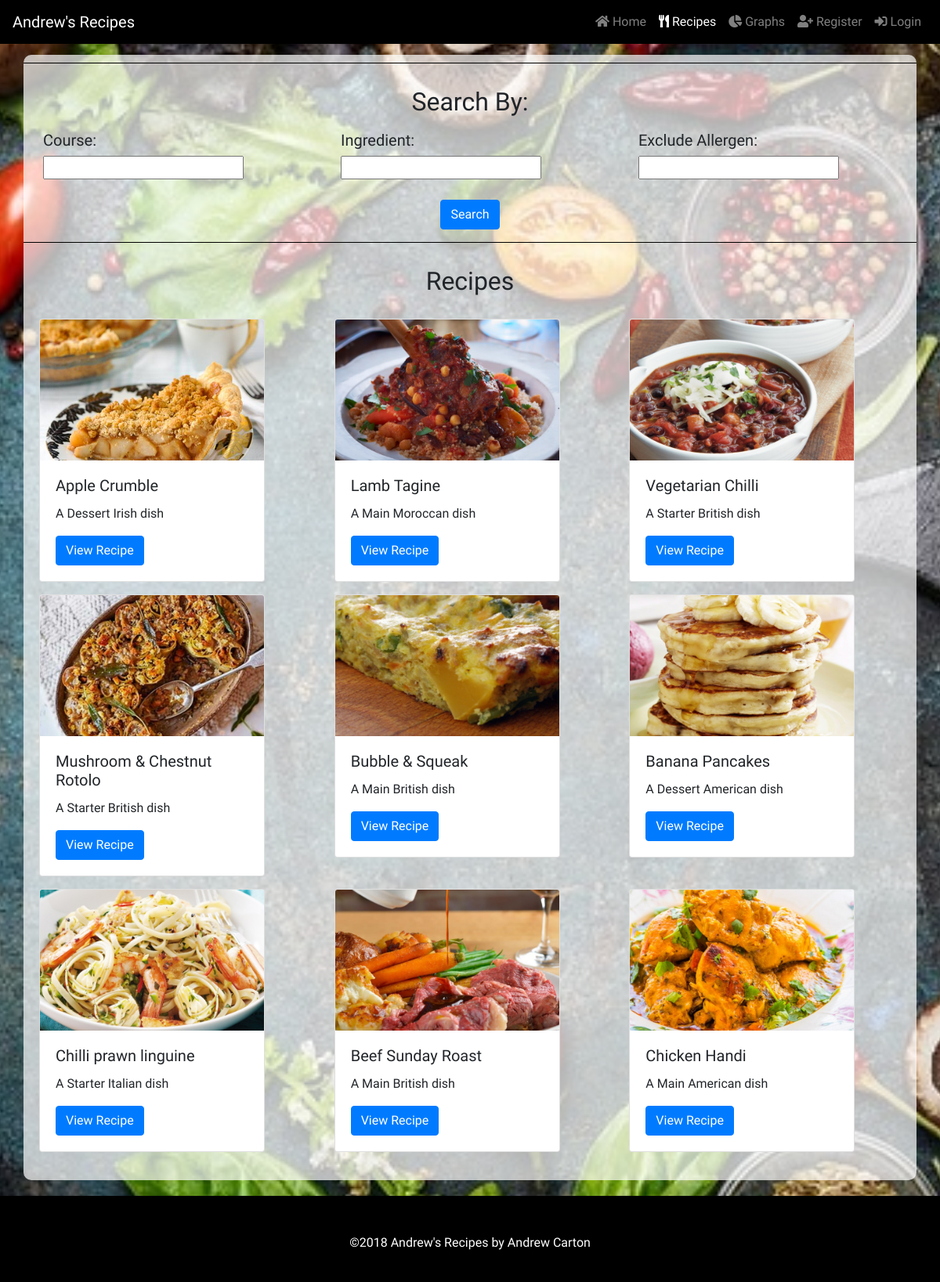
The page /listrecipes on the database its author committed.
### tables this page shows
CREATE TABLE recipes (
	id INTEGER NOT NULL, 
	name VARCHAR NOT NULL, 
	country VARCHAR NOT NULL, 
	course VARCHAR NOT NULL, 
	image VARCHAR NOT NULL, 
	views INTEGER NOT NULL, 
	user_id INTEGER, 
	PRIMARY KEY (id), 
	FOREIGN KEY(user_id) REFERENCES users (id)
);

### recipemain.py (the view)
@app.route('/listrecipes')
def list_recipes():
    s = select([database.recipes]).order_by(desc(database.recipes.c.id))
    conn = database.engine.connect()
    result = conn.execute(s)
    rs = []
    for row in result:
        recipe = database.recipe_get(row.id, conn)
        rs.append(recipe)
    conn.close()
    return render_template('listrecipes.html', recipes=rs)

### templates/listrecipes.html (shortened to what this page needs)
{% extends 'base.html' %}
{% block nav_rlist %}active{% endblock %}
{% block content %}
    <div class="container recipe-list-page-container " >
            <div class="row justify-content-center top-border top-padding">
                    <h2 class="myfont">Search By:</h2>
            </div>
            <div class="row justify-content-center">
                <div class="col">
                    <div id="filter" class="filter-padding">
                        <form>
                            <h5 class="myfont">Course:</h5>
                            <input type="text" name="course" id="course">
                        </form>
                    </div>
                </div>
                <div class="col">
                    <div id="filter" class="filter-padding">
                        <form>
                            <h5 class="myfont" >Ingredient:</h5>
                            <input type="text" name="ingredient" id="ingredient">
                        </form>
                    </div>
                </div>
                <div class="col">
                    <div id="filter" class="filter-padding">
                        <form>
                            <h5 class="myfont">Exclude Allergen:</h5>
                            <input type="text" name="allergen"  id="allergen">
                        </form>
                    </div>
                </div>
            </div>
            <div class="row justify-content-center m-3">
                <button type="button" class="btn btn-primary myfont" onclick="javascript:searchRecipes();">Search</button>
            </div>
            <div class="row justify-content-center top-border top-padding">
                <h2 class="myfont">Recipes</h2>
            </div>
            <div class="row justify-content-center">
                <div class="recipes" id="recipes" style="padding:20px">
                    <div class="row">
                        {% for x in recipes %}
                            <div class="col mb-3">
                                <div class="card" style="width: 18rem;">
                                    <img class="card-img-top" src="static/images/{% print x.image %}" height="10%" width="10%">
                                    <div class="card-body">
                                        <h5 class="card-title myfont">{% print x.name %}</h5>
                                        <p class="card-text myfont">A {% print x.course %} {% print x.country %} dish </p>
                                        <a href="recipe?id={% print x.id %}" class="myfont btn btn-primary">View Recipe</a>
                                    </div>
                                </div>
                            </div>
                        {% endfor %}
                    </div>
                 </div>
            </div>
{% endblock %}

### templates/base.html (shortened to what this page needs)
<!doctype html>
    <head>
            <link rel="stylesheet" href="https://maxcdn.bootstrapcdn.com/bootstrap/4.0.0/css/bootstrap.min.css" />
            <link rel="stylesheet" href="https://use.fontawesome.com/releases/v5.5.0/css/all.css">
            <link rel="stylesheet" type= "text/css" href= "{{ url_for('static',filename='css/recipe.css') }}" />
    </head>
    <body class="bg" {% block body_attrs %}{% endblock %}>
        <nav class=" navbar navbar-expand-lg navbar-dark fixed-top nbar-black">
            <div class="mx-auto order-0">
                <a class="navbar-brand mx-auto myfont" href="#" >Andrew's Recipes</a>
            </div>
            <div class="collapse navbar-collapse w-100 order-2 dual-collapse2" id="navbarNav">
                <ul class="navbar-nav ml-auto">
                    <li class="nav-item {% block nav_home %}{% endblock %}" >
                        <a class="nav-link custom-nav myfont"  href="/"><i class="fas fa-home"></i> Home <span class="sr-only">(current)</span></a>
                    </li>
                    <li class="nav-item {% block nav_rlist %}{% endblock %}" >
                        <a class="nav-link custom-nav myfont"  href="/listrecipes"><i class="fas fa-utensils"></i> Recipes</a>
                    </li>
                    <li class="nav-item {% block nav_graphs %}{% endblock %}"   >
                         <a class="nav-link custom-nav myfont" href="/graphs"><i class="fas fa-chart-pie"></i> Graphs</a>
                    </li>
                    {% if session.logged_in %}
                    <li class="nav-item">
                            <a class="nav-link {% block nav_ins %}{% endblock %} custom-nav myfont " href="/insertrecipe"><i class="fas fa-folder-plus"></i> Insert Recipe</a>
                        </li>
                    <li class="nav-item">
                        <a class="nav-link custom-nav myfont " href="/logout"><i class="fas fa-sign-out-alt"></i> Logout</a>
                    </li>
                    {% else %}
                    <li class="nav-item">
                            <a class="nav-link custom-nav myfont " data-toggle="modal" data-target="#registerModal"><i class="fas fa-user-plus"></i> Register</a>
                    </li>
                    <li class="nav-item">
                            <a class="nav-link custom-nav myfont " data-toggle="modal" data-target="#loginModal"><i class="fas fa-sign-in-alt"></i> Login</a>
                    </li>
                    {% endif %}
                </ul>
            </div>
        </nav>
        {% block content %}{% endblock %}
        <footer class="container-fluid">
            <br /><br />
            <div class="col">
                <p class="myfont whitefont">©2018 Andrew's Recipes by Andrew Carton</p>
            </div>
            <br /><br />
        </footer>
    </body>
</html>

### static/css/recipe.css (style rules this page uses)
body, html { position: relative; height: 100%; bottom: 50px; padding-top: 70px; overflow-y:scroll; overflow-x: hidden; background-color: black; }
.bg { background-image: url("../images/recipe-background.jpg"); height: 100%; background-attachment: fixed; background-position: center; background-repeat: no-repeat; background-size: cover; }
.navbar-dark .navbar-nav .active>.nav-link, .navbar-dark .navbar-nav .nav-link.active, .navbar-dark .navbar-nav .nav-link.show, .navbar-dark .navbar-nav .show>.nav-link { color: white; }
.navbar-dark .navbar-nav .nav-link { color: rgba(255,255,255,.5); }
.nbar-black { background-color: black; }
.top-padding { padding-top: 30px; }
.filter-padding { padding:10px; }
.top-border { border-top: 1.5px solid #000; }
.recipe-list-page-container { padding-top:10px; margin-top: 30px; margin-bottom: 30px; background-color: rgba(255, 255, 255, .7); border-radius: 10px; }
.myfont { font-family: "Satisfy", serif; }
.whitefont { color: white; }
footer { position: fixed; background-color: #000; height: 100px; width: 100%; margin-bottom: 10px; left: 0; bottom: 0px; right: 0; text-align: center; }
.card-img-top { width: 100%; height: 15vw; object-fit: cover; }

### rows shown on the page
recipes: image (picture), name "Apple Crumble", course "Dessert", country "Irish"
recipes: image (picture), name "Lamb Tagine", course "Main", country "Moroccan"
recipes: image (picture), name "Vegetarian Chilli", course "Starter", country "British"
recipes: image (picture), name "Mushroom & Chestnut Rotolo", course "Starter", country "British"
recipes: image (picture), name "Bubble & Squeak", course "Main", country "British"
recipes: image (picture), name "Banana Pancakes", course "Dessert", country "American"
recipes: image (picture), name "Chilli prawn linguine", course "Starter", country "Italian"
recipes: image (picture), name "Beef Sunday Roast", course "Main", country "British"
recipes: image (picture), name "Chicken Handi", course "Main", country "American"
